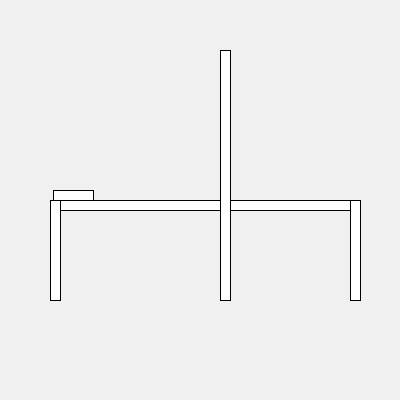
Frame 1 (no input)
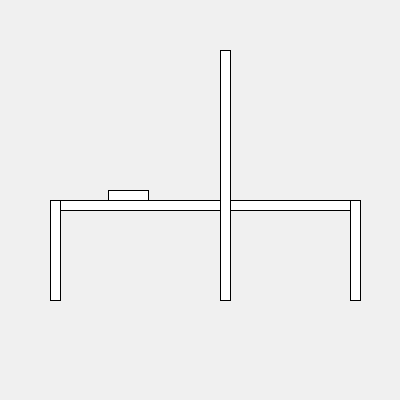
Frame 60 (the mouse pressed at the canvas centre just before this capture)
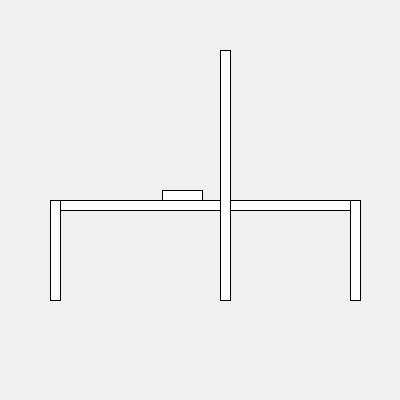
Frame 120 (the mouse held since frame 60 and released just before this capture)

The Processing sketch that drew these frames (run headless with seeded random() and noise(); from frame 60 on, the mouse is pressed at the canvas centre):

// Processing sketch: exercise27
// ── exercise27.pde
/*
Title: exercise27
Author: Mark Staun Poulsen
Date: 28/09 2020
*/


//I wanted to make a proper printing press with both paper and presser 
//on sinewave and coswave respectively. However, I wasn't able to create conditionals
//checking for position of paper to be at the right spot for the presser to press.
//Right spot would be xPos == 175

void setup()
{
  size(400, 400);
  drawPrintingPress(50, 50); //leftmost X coordinate, topmost Y coordinate
}

void drawPrintingPress(float xPos, float yPos)
{
   rect(xPos, yPos + 150, 300, 10);
   rect(xPos + 170, yPos, 10, 250);
   rect(xPos, yPos + 150, 10, 100);
   rect(xPos + 300, yPos + 150, 10, 100);
}

void drawMovingParts(float xPos, float yPos)
{
    xPos += sin(millis() * 0.0002) * 280;
 
    rect(xPos, yPos + 140, 40, 10);  
}

void draw()
{
  float xPos = 50;
  float yPos = 50;
  
  background(240);
  drawMovingParts(xPos, yPos);
  drawPrintingPress(xPos, yPos);
}
